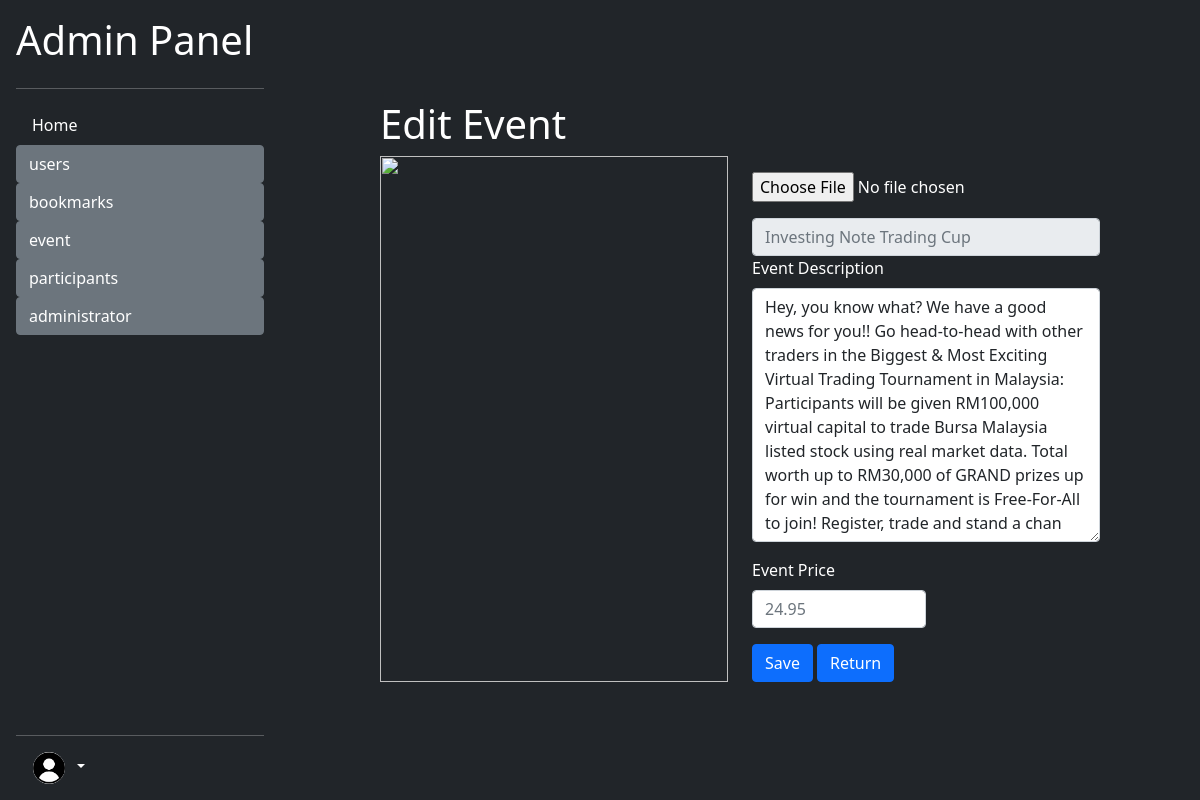
/admin/event/edit_event.php?Event_Title=Investing Note Trading Cup (signed in), run on the app's committed database.
### tables this page shows
CREATE TABLE `event` (
  `Event_Title` varchar(30) NOT NULL,
  `Event_Description` varchar(400) NOT NULL,
  `Event_Price` float NOT NULL
);

### env_variables.php (called while the page is built, shortened)
<?php
$sevRoot = "/WEB-Design-Assignment-DFT2S1-main";
$docRoot = $_SERVER['DOCUMENT_ROOT'] . $sevRoot;

### utility/utility.php (called while the page is built, shortened)
<?php
require_once dirname(__FILE__) . "/../env_variables.php";
class Database
{
    public $con;
    function __construct()
    {
        $this->con = mysqli_connect(self::DB_HOST, self::DB_USER, self::DB_PASSWORD, self::DB_NAME);
    }
    function select($columnArray, $whereStatements, $table = 'user')
    {
        $queryStatement = "SELECT " . array_shift($columnArray);
        foreach ($columnArray as $col) {
            $queryStatement .= ", $col";
        }
        if ($whereStatements == "") {
            $queryStatement .= " FROM $table";
        } else {
            $queryStatement .= " FROM $table WHERE $whereStatements;";
        }
        $this->queryResult = mysqli_query($this->con, $queryStatement);
        return mysqli_fetch_all($this->queryResult);
    }
}

### admin/event/edit_event.php (the view, shortened to what this page needs)
<?php
require_once dirname(__FILE__) . "/../../env_variables.php";
include "$docRoot/utility/utility.php";
$db = new Database();
$result = $db->select(array('Event_Title', 'Event_Description', 'Event_Price'), "Event_Title = '{$_SESSION['cur_edit_key']}'", 'event')[0];
[$eventTitle, $eventDescription, $eventPrice] = $result;
?>
<!DOCTYPE html>
<html lang="en">
<head>
    <link href="https://cdn.jsdelivr.net/npm/bootstrap@5.0.2/dist/css/bootstrap.min.css" rel="stylesheet">
    <link href="../index.css" type="text/css" rel="stylesheet">
</head>
<body class="bg-dark">
    <?php
    include_once "../sidebar.php";
    ?>
    <section class="text-white">
        <h1>Edit Event</h1>
        <div class="row">
            <div class="col-md-6">
                <img src="<?php echo substr(@glob("$docRoot/Event/{$_SESSION["cur_edit_key"]}.*")[0], strlen($docRoot) - strlen($sevRoot)); ?>" style="width:100%; height:100%" alt="">
            </div>
            <div class="col-md-6">
                <form class="g-3 needs-validation " action="<?php echo $_SERVER['PHP_SELF'] ?>" method="POST" enctype="multipart/form-data" novalidate>
                    <div class="rounded-circle g-0 my-3" id="fileInputDiv">
                        <input type="file" class="<?php if (!empty($fileErr)) echo "is-invalid"; ?>" name="file" id="fileID" accept=".gif, .jpg, .jpeg, .png" />
                    </div>
                    <input name="eventTitle" type="text" class="form-control" pattern="^[a-zA-Z\s]*$" id="eventTitleInput" value="" placeholder="<?php if (isset($eventTitle)) {
                                                                                                                                                        echo htmlspecialchars($eventTitle, ENT_QUOTES);
                                                                                                                                                    } ?>" disabled>
                    <div class="col-md-12 mb-3">
                        <label for="eventDescriptionInput" class="form-label">Event Description</label>
                        <textarea name="eventDescription" type="text" class="form-control<?php if (isset($validEventDescription) && !$validEventDescription) echo " is-invalid"; ?>" pattern="^[a-zA-Z\s]*$" id="eventDescriptionInput" rows="10" cols="100" value=""><?php if (isset($eventDescription)) {
                                                                                                                                                                                                                                                                            echo htmlspecialchars($eventDescription, ENT_QUOTES);
                                                                                                                                                                                                                                                                        } ?></textarea>
                    </div>
                    <div class="col-md-6 mb-3">
                        <label for="eventPriceInput" class="form-label">Event Price</label>
                        <input name="eventPrice" type="number" class="form-control" id="priceInput" value="" placeholder="<?php if (isset($eventPrice)) {
                                                                                                                                echo $eventPrice;
                                                                                                                            } ?>" required>
                    </div>
                    <div class="col-12">
                        <button class="btn btn-primary" type="submit">Save</button>
                        <a class="btn btn-primary" href="list_events.php">Return</a>
                    </div>
                </form>
            </div>
        </div>
    </section>
</body>
</html>

### admin/index.css (style rules this page uses)
html, body { height: 100%; }
section { width: calc(100% - 280px); float: right; padding: 100px; }

### data on the page
event: eventTitle "Investing Note Trading Cup", eventDescription "Hey, you know what? We have a good news for you!! Go head-to-head with other traders in the Biggest & Most Exciting Virtual Trading Tournament in Malaysia: Participants will be given RM100,000 virtual capital to trade Bursa Malaysia listed stock using real market data. Total worth up to RM30,000 of GRAND prizes up for win and the tournament is Free-For-All to join! Register, trade and stand a chan", eventPrice "24.95"

### other printed values
$dirOrFiles "Home"
$dir "users"
$dir "bookmarks"
$dir "event"
$dir "participants"
$dir "administrator"
